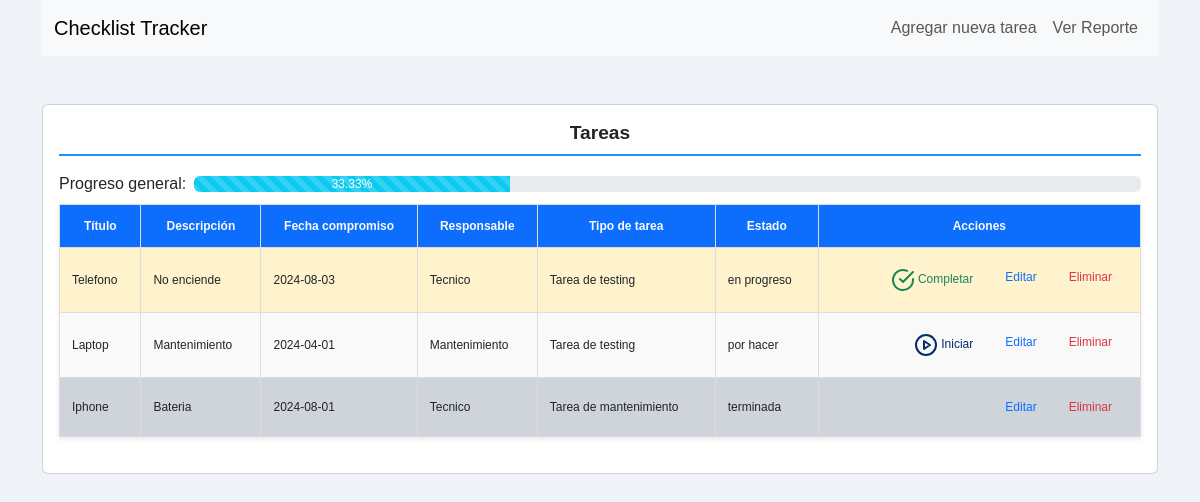
The page / on the database its author committed.
### tables this page shows
CREATE TABLE `tareas` (
    `id` int(11) NOT NULL AUTO_INCREMENT,
    `titulo` varchar(255) NOT NULL,
    `descripcion` text NOT NULL,
    `estado` varchar(20) NOT NULL DEFAULT 'por hacer',
    `fecha_compromiso` date NOT NULL,
    `etiqueta_editado` tinyint(1) NOT NULL DEFAULT 0,
    `responsable` varchar(100) NOT NULL,
    `tipo_tarea` varchar(50) NOT NULL,
    `created_at` timestamp NOT NULL DEFAULT current_timestamp(),
    `updated_at` timestamp NOT NULL DEFAULT current_timestamp() ON UPDATE current_timestamp(),
    PRIMARY KEY (`id`)
);

### index.php (called while the page is built, shortened)
<?php
include 'vista.php';
?>

### modelo.php (called while the page is built)
<?php
function obtenerTareasPorHacer() {
    $conexion = mysqli_connect("localhost", "root", "", "checklist_tracker");
    $query = "SELECT * FROM tareas WHERE estado = 'por hacer'";
    $resultado = mysqli_query($conexion, $query);
    $tareas = array();
    while ($fila = mysqli_fetch_assoc($resultado)) {
      $tareas[] = $fila;
    }
    return $tareas;
}
function obtenerTareasEnProgreso() {
    $conexion = mysqli_connect("localhost", "root", "", "checklist_tracker");
    $query = "SELECT * FROM tareas WHERE estado = 'en progreso'";
    $resultado = mysqli_query($conexion, $query);
    $tareas = array();
    while ($fila = mysqli_fetch_assoc($resultado)) {
        $tareas[] = $fila;
    }
    return $tareas;
}
function obtenerTareasTerminadas() {
    $conexion = mysqli_connect("localhost", "root", "", "checklist_tracker");
    $query = "SELECT * FROM tareas WHERE estado = 'terminada'";
    $resultado = mysqli_query($conexion, $query);
    $tareas = array();
    while ($fila = mysqli_fetch_assoc($resultado)) {
        $tareas[] = $fila;
    }
    return $tareas;
}
?>

### vista.php (the view, shortened to what this page needs)
<?php
include 'modelo.php';
$tareas_por_hacer = obtenerTareasPorHacer();
$tareas_en_progreso = obtenerTareasEnProgreso();
$tareas_terminadas = obtenerTareasTerminadas();
$total = count($tareas_por_hacer) + count($tareas_en_progreso) + count($tareas_terminadas);
$without_complete = count($tareas_por_hacer) + count($tareas_en_progreso);
$progress =  ($total - $without_complete) / $total * 100;
?>
<!DOCTYPE html>
<html>
<head>
    <link href="https://cdn.jsdelivr.net/npm/bootstrap@5.3.3/dist/css/bootstrap.min.css" rel="stylesheet">
    <link rel="stylesheet" href="assets/css/styles.css">
    <link rel="stylesheet" href="assets/css/styles_agregar.css">
</head>
<body>
    <div class="container">
        <nav class="navbar navbar-expand-lg bg-body-tertiary">
            <div class="container-fluid">
                <a class="navbar-brand" href="#">Checklist Tracker</a>
                <div class="collapse navbar-collapse justify-content-end" id="navbarSupportedContent">
                    <ul class="navbar-nav mb-2 mb-lg-0">
                        <li class="nav-item">
                            <a class="nav-link" data-bs-toggle="modal" data-bs-target="#addTaskModal">Agregar nueva tarea</a>
                        </li>
                        <li class="nav-item">
                            <a class="nav-link" data-bs-toggle="modal" data-bs-target="#reportModal">Ver Reporte</a>
                        </li>
                    </ul>
                </div>
            </div>
        </nav>
        <div class="card mt-5">
            <div class="card-body">
                <h2 class="card-title">Tareas</h2>
                <div class="d-flex gap-2 align-items-center py-2">
                    <span>Progreso general:</span>
                    <div class="progress flex-fill" role="progressbar" aria-label="Basic example" aria-valuenow="0" aria-valuemin="0" aria-valuemax="100">
                        <div class="progress-bar progress-bar-striped progress-bar-animated bg-info" style="width: <?php echo $progress; ?>%;"><?php echo number_format((float)$progress, 2, '.', '');; ?>%</div>
                    </div>
                </div>
                <table>
                    <thead class="bg-primary text-light">
                        <tr>
                            <th>Título</th>
                            <th>Descripción</th>
                            <th>Fecha compromiso</th>
                            <th>Responsable</th>
                            <th>Tipo de tarea</th>
                            <th>Estado</th>
                            <th>Acciones</th>
                        </tr>
                    </thead>
                    <tbody>
                        <?php foreach ($tareas_en_progreso as $tarea) { ?>
                            <tr class="bg-warning-subtle">
                                <td><?php echo $tarea['titulo']; ?></td>
                                <td><?php echo $tarea['descripcion']; ?></td>
                                <td><?php echo $tarea['fecha_compromiso']; ?></td>
                                <td><?php echo $tarea['responsable']; ?></td>
                                <td><?php echo $tarea['tipo_tarea']; ?></td>
                                <td><?php echo $tarea['estado']; ?></td>
                                <td class="acciones">
                                    <ul class="nav justify-content-end">
                                        <li class="nav-item">
                                            <a class="nav-link text-success complete-task" href="#" data-task="<?php echo $tarea['id']; ?>"><i data-feather="check-circle"></i> Completar</a>
                                        </li>
                                        <li class="nav-item">
                                            <a class="nav-link" href="editar.php?id=<?php echo $tarea['id']; ?>">Editar</a>
                                        </li>
                                        <li class="nav-item">
                                            <a class="nav-link text-danger" href="eliminar.php?id=<?php echo $tarea['id']; ?>">Eliminar</a>
                                        </li>
                                    </ul>
                                </td>
                            </tr>
                        <?php } ?>
                        <?php foreach ($tareas_por_hacer as $tarea) { ?>
                            <tr>
                                <td><?php echo $tarea['titulo']; ?></td>
                                <td><?php echo $tarea['descripcion']; ?></td>
                                <td><?php echo $tarea['fecha_compromiso']; ?></td>
                                <td><?php echo $tarea['responsable']; ?></td>
                                <td><?php echo $tarea['tipo_tarea']; ?></td>
                                <td><?php echo $tarea['estado']; ?></td>
                                <td>
                                    <ul class="nav justify-content-end">
                                        <li class="nav-item">
                                            <a class="nav-link text-primary-emphasis start-task" href="#" data-task="<?php echo $tarea['id']; ?>"><i data-feather="play-circle"></i> Iniciar</a>
                                        </li>
                                        <li class="nav-item">
                                            <a class="nav-link" href="editar.php?id=<?php echo $tarea['id']; ?>">Editar</a>
                                        </li>
                                        <li class="nav-item">
                                            <a class="nav-link text-danger" href="eliminar.php?id=<?php echo $tarea['id']; ?>">Eliminar</a>
                                        </li>
                                    </ul>
                                </td>
                            </tr>
                        <?php } ?>
                        <?php foreach ($tareas_terminadas as $tarea) { ?>
                            <tr class="bg-dark-subtle">
                                <td><?php echo $tarea['titulo']; ?></td>
                                <td><?php echo $tarea['descripcion']; ?></td>
                                <td><?php echo $tarea['fecha_compromiso']; ?></td>
                                <td><?php echo $tarea['responsable']; ?></td>
                                <td><?php echo $tarea['tipo_tarea']; ?></td>
                                <td><?php echo $tarea['estado']; ?></td>
                                <td>
                                    <ul class="nav justify-content-end">
                                        <li class="nav-item">
                                            <a class="nav-link" href="editar.php?id=<?php echo $tarea['id']; ?>">Editar</a>
                                        </li>
                                        <li class="nav-item">
                                            <a class="nav-link text-danger" href="eliminar.php?id=<?php echo $tarea['id']; ?>">Eliminar</a>
                                        </li>
                                    </ul>
                                </td>
                            </tr>
                        <?php } ?>
                    </tbody>
                </table>
            </div>
        </div>
    </div>
</body>
</html>

### assets/css/styles.css (style rules this page uses)
body { font-family: 'Arial', sans-serif; margin: 0; padding: 0; background-color: #f0f4f8; color: #333; }
h2 { color: #1e90ff; border-bottom: 2px solid #1e90ff; padding-bottom: 10px; margin-bottom: 20px; font-size: 1.2em; text-align: center; font-weight: bold; }
table { width: 100%; border-collapse: collapse; margin-bottom: 20px; background-color: white; box-shadow: 0 2px 4px rgba(0, 0, 0, 0.1); }
th, td { border: 1px solid #ddd; padding: 12px; text-align: left; font-size: 12px; }
th { text-align: center; }
tr:nth-child(even) { background-color: #f9f9f9; }
a { color: #1e90ff; text-decoration: none; }
.navbar .nav-link { cursor: pointer; }

### rows shown on the page
tareas: titulo "Telefono", descripcion "No enciende", fecha_compromiso "2024-08-03", responsable "Tecnico", tipo_tarea "Tarea de testing", estado "en progreso"
tareas: titulo "Laptop", descripcion "Mantenimiento", fecha_compromiso "2024-04-01", responsable "Mantenimiento", tipo_tarea "Tarea de testing", estado "por hacer"
tareas: titulo "Iphone", descripcion "Bateria", fecha_compromiso "2024-08-01", responsable "Tecnico", tipo_tarea "Tarea de mantenimiento", estado "terminada"

### other values the page prints
$progress "33.33"
